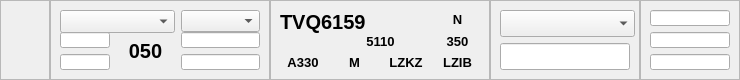
<?xml version="1.0" encoding="UTF-8"?>
<ui version="4.0">
 <class>StripInbound</class>
 <widget class="QDialog" name="StripInbound">
  <property name="geometry">
   <rect>
    <x>0</x>
    <y>0</y>
    <width>740</width>
    <height>80</height>
   </rect>
  </property>
  <property name="sizePolicy">
   <sizepolicy hsizetype="Fixed" vsizetype="Fixed">
    <horstretch>0</horstretch>
    <verstretch>0</verstretch>
   </sizepolicy>
  </property>
  <property name="windowTitle">
   <string>Dialog</string>
  </property>
  <widget class="QFrame" name="frame">
   <property name="geometry">
    <rect>
     <x>0</x>
     <y>0</y>
     <width>50</width>
     <height>80</height>
    </rect>
   </property>
   <property name="sizePolicy">
    <sizepolicy hsizetype="Fixed" vsizetype="Fixed">
     <horstretch>0</horstretch>
     <verstretch>0</verstretch>
    </sizepolicy>
   </property>
   <property name="frameShape">
    <enum>QFrame::StyledPanel</enum>
   </property>
   <property name="frameShadow">
    <enum>QFrame::Raised</enum>
   </property>
  </widget>
  <widget class="QFrame" name="frame_2">
   <property name="geometry">
    <rect>
     <x>50</x>
     <y>0</y>
     <width>220</width>
     <height>80</height>
    </rect>
   </property>
   <property name="sizePolicy">
    <sizepolicy hsizetype="Fixed" vsizetype="Fixed">
     <horstretch>0</horstretch>
     <verstretch>0</verstretch>
    </sizepolicy>
   </property>
   <property name="frameShape">
    <enum>QFrame::StyledPanel</enum>
   </property>
   <property name="frameShadow">
    <enum>QFrame::Raised</enum>
   </property>
   <layout class="QHBoxLayout" name="horizontalLayout">
    <item>
     <layout class="QGridLayout" name="gridLayout_2">
      <item row="1" column="0">
       <widget class="QLineEdit" name="time1_lineEdit">
        <property name="sizePolicy">
         <sizepolicy hsizetype="Minimum" vsizetype="Fixed">
          <horstretch>0</horstretch>
          <verstretch>0</verstretch>
         </sizepolicy>
        </property>
        <property name="maximumSize">
         <size>
          <width>50</width>
          <height>16777215</height>
         </size>
        </property>
        <property name="font">
         <font>
          <pointsize>10</pointsize>
          <weight>75</weight>
          <bold>true</bold>
         </font>
        </property>
        <property name="alignment">
         <set>Qt::AlignCenter</set>
        </property>
       </widget>
      </item>
      <item row="1" column="1" rowspan="2">
       <widget class="QLabel" name="flightLevel_actual_label">
        <property name="font">
         <font>
          <pointsize>15</pointsize>
          <weight>75</weight>
          <bold>true</bold>
         </font>
        </property>
        <property name="text">
         <string>050</string>
        </property>
        <property name="alignment">
         <set>Qt::AlignCenter</set>
        </property>
       </widget>
      </item>
      <item row="2" column="0">
       <widget class="QLineEdit" name="flightLevel1_lineEdit">
        <property name="sizePolicy">
         <sizepolicy hsizetype="Minimum" vsizetype="Fixed">
          <horstretch>0</horstretch>
          <verstretch>0</verstretch>
         </sizepolicy>
        </property>
        <property name="maximumSize">
         <size>
          <width>50</width>
          <height>16777215</height>
         </size>
        </property>
        <property name="font">
         <font>
          <pointsize>10</pointsize>
          <weight>75</weight>
          <bold>true</bold>
         </font>
        </property>
        <property name="alignment">
         <set>Qt::AlignCenter</set>
        </property>
       </widget>
      </item>
      <item row="0" column="0" colspan="2">
       <widget class="QComboBox" name="point1_comboBox">
        <property name="minimumSize">
         <size>
          <width>115</width>
          <height>23</height>
         </size>
        </property>
        <property name="font">
         <font>
          <pointsize>15</pointsize>
          <weight>75</weight>
          <bold>true</bold>
         </font>
        </property>
       </widget>
      </item>
     </layout>
    </item>
    <item>
     <layout class="QVBoxLayout" name="verticalLayout_2">
      <item>
       <widget class="QComboBox" name="point2_comboBox">
        <property name="minimumSize">
         <size>
          <width>0</width>
          <height>22</height>
         </size>
        </property>
        <property name="font">
         <font>
          <pointsize>10</pointsize>
          <weight>75</weight>
          <bold>true</bold>
         </font>
        </property>
        <property name="layoutDirection">
         <enum>Qt::LeftToRight</enum>
        </property>
       </widget>
      </item>
      <item>
       <widget class="QLineEdit" name="time2_lineEdit">
        <property name="sizePolicy">
         <sizepolicy hsizetype="Expanding" vsizetype="Fixed">
          <horstretch>0</horstretch>
          <verstretch>0</verstretch>
         </sizepolicy>
        </property>
        <property name="font">
         <font>
          <pointsize>10</pointsize>
          <weight>75</weight>
          <bold>true</bold>
         </font>
        </property>
        <property name="alignment">
         <set>Qt::AlignCenter</set>
        </property>
       </widget>
      </item>
      <item>
       <widget class="QLineEdit" name="flightLevel2_lineEdit">
        <property name="font">
         <font>
          <pointsize>10</pointsize>
          <weight>75</weight>
          <bold>true</bold>
         </font>
        </property>
        <property name="alignment">
         <set>Qt::AlignCenter</set>
        </property>
       </widget>
      </item>
     </layout>
    </item>
   </layout>
  </widget>
  <widget class="QFrame" name="frame_3">
   <property name="geometry">
    <rect>
     <x>270</x>
     <y>0</y>
     <width>220</width>
     <height>80</height>
    </rect>
   </property>
   <property name="sizePolicy">
    <sizepolicy hsizetype="Fixed" vsizetype="Fixed">
     <horstretch>0</horstretch>
     <verstretch>0</verstretch>
    </sizepolicy>
   </property>
   <property name="frameShape">
    <enum>QFrame::StyledPanel</enum>
   </property>
   <property name="frameShadow">
    <enum>QFrame::Raised</enum>
   </property>
   <layout class="QGridLayout" name="gridLayout">
    <item row="0" column="0" colspan="3">
     <widget class="QLabel" name="CallSign_label">
      <property name="minimumSize">
       <size>
        <width>0</width>
        <height>23</height>
       </size>
      </property>
      <property name="font">
       <font>
        <pointsize>15</pointsize>
        <weight>75</weight>
        <bold>true</bold>
       </font>
      </property>
      <property name="text">
       <string>TVQ6159</string>
      </property>
     </widget>
    </item>
    <item row="0" column="3">
     <widget class="QLabel" name="equipment_label">
      <property name="font">
       <font>
        <pointsize>10</pointsize>
        <weight>75</weight>
        <bold>true</bold>
       </font>
      </property>
      <property name="text">
       <string>N</string>
      </property>
      <property name="alignment">
       <set>Qt::AlignCenter</set>
      </property>
     </widget>
    </item>
    <item row="1" column="1" colspan="2">
     <widget class="QLabel" name="squawk_label">
      <property name="font">
       <font>
        <pointsize>10</pointsize>
        <weight>75</weight>
        <bold>true</bold>
       </font>
      </property>
      <property name="text">
       <string>5110</string>
      </property>
      <property name="alignment">
       <set>Qt::AlignCenter</set>
      </property>
     </widget>
    </item>
    <item row="1" column="3">
     <widget class="QLabel" name="cruiseLevel_label">
      <property name="font">
       <font>
        <pointsize>10</pointsize>
        <weight>75</weight>
        <bold>true</bold>
       </font>
      </property>
      <property name="text">
       <string>350</string>
      </property>
      <property name="alignment">
       <set>Qt::AlignCenter</set>
      </property>
     </widget>
    </item>
    <item row="2" column="0">
     <widget class="QLabel" name="aircraftType_label">
      <property name="font">
       <font>
        <pointsize>10</pointsize>
        <weight>75</weight>
        <bold>true</bold>
       </font>
      </property>
      <property name="text">
       <string>A330</string>
      </property>
      <property name="alignment">
       <set>Qt::AlignCenter</set>
      </property>
     </widget>
    </item>
    <item row="2" column="1">
     <widget class="QLabel" name="category_label">
      <property name="font">
       <font>
        <pointsize>10</pointsize>
        <weight>75</weight>
        <bold>true</bold>
       </font>
      </property>
      <property name="text">
       <string>M</string>
      </property>
      <property name="alignment">
       <set>Qt::AlignCenter</set>
      </property>
     </widget>
    </item>
    <item row="2" column="2">
     <widget class="QLabel" name="depAirport_label">
      <property name="font">
       <font>
        <pointsize>10</pointsize>
        <weight>75</weight>
        <bold>true</bold>
       </font>
      </property>
      <property name="text">
       <string>LZKZ</string>
      </property>
      <property name="alignment">
       <set>Qt::AlignCenter</set>
      </property>
     </widget>
    </item>
    <item row="2" column="3">
     <widget class="QLabel" name="destAirport_label">
      <property name="font">
       <font>
        <pointsize>10</pointsize>
        <weight>75</weight>
        <bold>true</bold>
       </font>
      </property>
      <property name="text">
       <string>LZIB</string>
      </property>
      <property name="alignment">
       <set>Qt::AlignCenter</set>
      </property>
     </widget>
    </item>
   </layout>
  </widget>
  <widget class="QFrame" name="frame_4">
   <property name="geometry">
    <rect>
     <x>490</x>
     <y>0</y>
     <width>150</width>
     <height>80</height>
    </rect>
   </property>
   <property name="sizePolicy">
    <sizepolicy hsizetype="Fixed" vsizetype="Fixed">
     <horstretch>0</horstretch>
     <verstretch>0</verstretch>
    </sizepolicy>
   </property>
   <property name="frameShape">
    <enum>QFrame::StyledPanel</enum>
   </property>
   <property name="frameShadow">
    <enum>QFrame::Raised</enum>
   </property>
   <layout class="QVBoxLayout" name="verticalLayout">
    <item>
     <widget class="QComboBox" name="track_comboBox">
      <property name="minimumSize">
       <size>
        <width>135</width>
        <height>0</height>
       </size>
      </property>
      <property name="font">
       <font>
        <pointsize>15</pointsize>
        <weight>75</weight>
        <bold>true</bold>
       </font>
      </property>
     </widget>
    </item>
    <item>
     <widget class="QLineEdit" name="rwy_lineEdit">
      <property name="font">
       <font>
        <pointsize>15</pointsize>
        <weight>75</weight>
        <bold>true</bold>
       </font>
      </property>
      <property name="alignment">
       <set>Qt::AlignCenter</set>
      </property>
     </widget>
    </item>
   </layout>
  </widget>
  <widget class="QFrame" name="frame_5">
   <property name="geometry">
    <rect>
     <x>640</x>
     <y>0</y>
     <width>100</width>
     <height>80</height>
    </rect>
   </property>
   <property name="sizePolicy">
    <sizepolicy hsizetype="Fixed" vsizetype="Fixed">
     <horstretch>0</horstretch>
     <verstretch>0</verstretch>
    </sizepolicy>
   </property>
   <property name="frameShape">
    <enum>QFrame::StyledPanel</enum>
   </property>
   <property name="frameShadow">
    <enum>QFrame::Raised</enum>
   </property>
   <layout class="QGridLayout" name="gridLayout_3">
    <item row="0" column="0">
     <widget class="QLineEdit" name="comment1_lineEdit">
      <property name="font">
       <font>
        <pointsize>10</pointsize>
        <weight>75</weight>
        <bold>true</bold>
       </font>
      </property>
     </widget>
    </item>
    <item row="1" column="0">
     <widget class="QLineEdit" name="comment2_lineEdit">
      <property name="font">
       <font>
        <pointsize>10</pointsize>
        <weight>75</weight>
        <bold>true</bold>
       </font>
      </property>
     </widget>
    </item>
    <item row="2" column="0">
     <widget class="QLineEdit" name="comment3_lineEdit">
      <property name="font">
       <font>
        <pointsize>10</pointsize>
        <weight>75</weight>
        <bold>true</bold>
       </font>
      </property>
     </widget>
    </item>
   </layout>
  </widget>
 </widget>
 <resources/>
 <connections/>
</ui>
